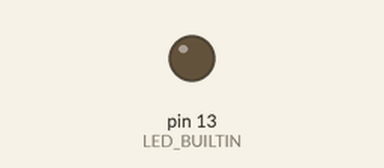
A sketch run on a simulated Arduino Uno, built with avr-gcc and run on an emulated ATmega328P. On the bench: output pins drawn as LEDs (lit = HIGH). Random numbers use the default seed unless the sketch sets one; what the sketch prints to the serial monitor is not drawn.

Above: at 0.15 s.
At 1.45 s:
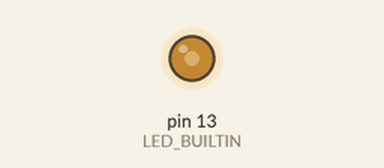
Timing chart, 0 to 3.2 s (numbered marks = the images above):
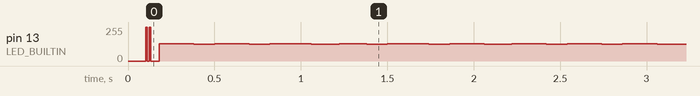

The sketch:

print_float.ino
```cpp
//
// send two (X,Y,Z) values as floats at timer-controlled interval,
// preceded by a sentinel value (23)
//
// send a two-byte synchronization sequence (57, 91) at start-up
//
// uses arduino-timer library v3.01
//

#include <arduino-timer.h>

auto timer = timer_create_default();

static const int delay_ms = 10;   // delay between transmissions

static float pts[6];
static uint8_t sentinel = 23;
uint8_t sync[] = { 57, 91 };
uint8_t tick;

float updat(float x) {
  return (float)random(1,100)/(float)random(1,100);
}

bool timer_callback( void *arg) {

  for( int i=1; i<6; i++)
    pts[i] = updat(pts[i-1]);
  pts[0] = updat(pts[5]);

  Serial.write( &sentinel, 1);
  Serial.write( (byte *)pts, sizeof(pts));

  tick++;

  if( tick & 1)
    digitalWrite( LED_BUILTIN, HIGH);
  else
    digitalWrite( LED_BUILTIN, LOW);

  return true;
}


void setup() {
  // put your setup code here, to run once:
  Serial.begin(115200);
  Serial.setTimeout( 1000000);
  pinMode( LED_BUILTIN,OUTPUT);
  pts[0] = 22./7.;

  Serial.write( sync, 2);
  delay(100);

  timer.every( delay_ms, timer_callback);
}


void loop() {
  timer.tick();
}
```
